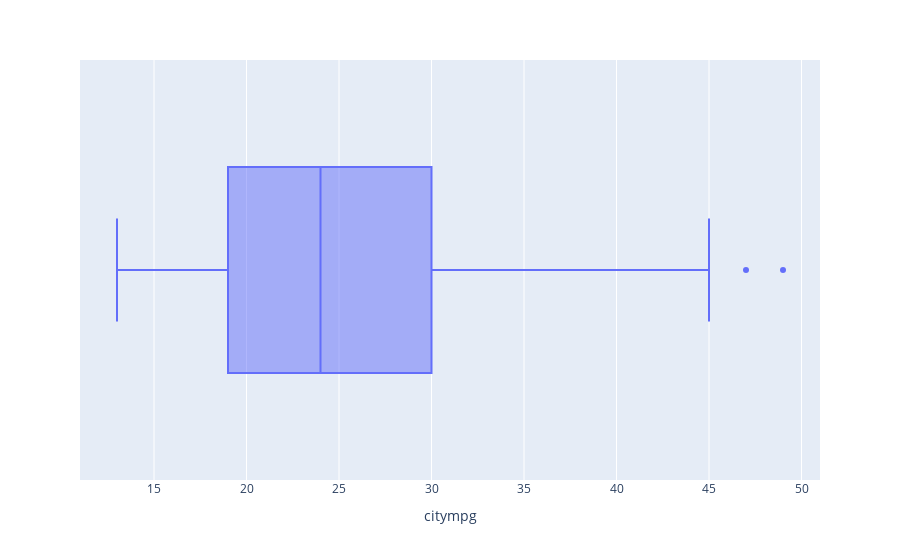
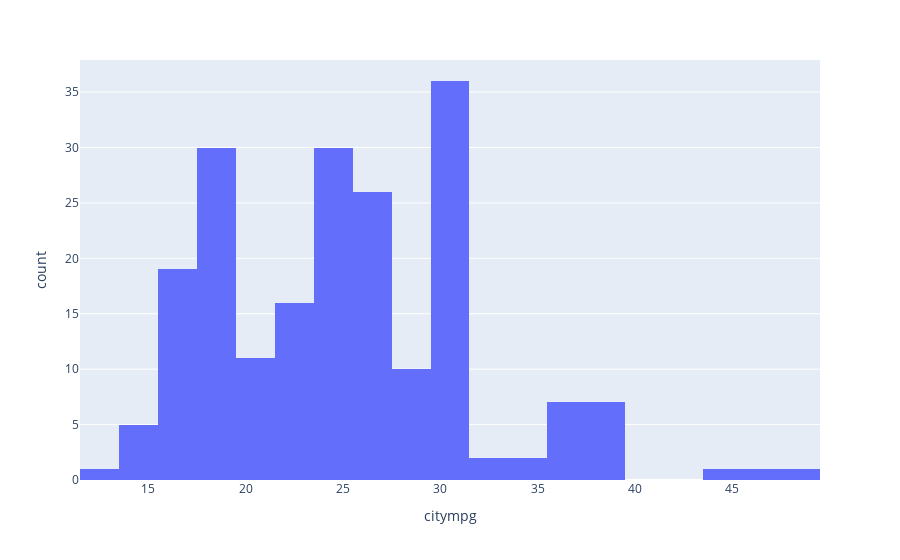

Notebook source saved alongside these figures, in order:
### Markdown cell above
#### Analyze **Target** Variables : **City MPG** & **Highway MPG**

### Code cell
# Create a copy of the data for analysis
data = raw_data.copy()

# Visualize the City MPG distribution with Boxplot and Histogram
fig1 =  px.box(data, x="citympg")
fig2 = px.histogram(data, x="citympg")
fig1.show()
fig2.show()

# Descriptive Statistics for City MPG
citympg_stats = pd.DataFrame(data["citympg"].describe())


# Print a title with Descriptive Statistics Table
print("---------------")
print("City MPG Stats")
print("---------------")
display(citympg_stats)

### Figure 1 — Plotly figure (JSON) as saved in the notebook; plotly's stock layout.template omitted (floating-point values rounded to 4 significant figures; data arrays with more than 128 entries replaced by an {"elided": "..."} marker saying what was removed)
{"data": [{"alignmentgroup": "True", "hovertemplate": "citympg=%{x}<extra></extra>", "legendgroup": "", "marker": {"color": "#636efa"}, "name": "", "notched": false, "offsetgroup": "", "orientation": "h", "showlegend": false, "type": "box", "x": {"elided": "205 int values"}, "x0": " ", "xaxis": "x", "y0": " ", "yaxis": "y"}], "layout": {"boxmode": "group", "legend": {"tracegroupgap": 0}, "margin": {"t": 60}, "xaxis": {"anchor": "y", "domain": [0, 1], "title": {"text": "citympg"}}, "yaxis": {"anchor": "x", "domain": [0, 1]}}}

### Figure 2 — Plotly figure (JSON) as saved in the notebook; plotly's stock layout.template omitted (floating-point values rounded to 4 significant figures; data arrays with more than 128 entries replaced by an {"elided": "..."} marker saying what was removed)
{"data": [{"alignmentgroup": "True", "bingroup": "x", "hovertemplate": "citympg=%{x}<br>count=%{y}<extra></extra>", "legendgroup": "", "marker": {"color": "#636efa", "pattern": {"shape": ""}}, "name": "", "offsetgroup": "", "orientation": "v", "showlegend": false, "type": "histogram", "x": {"elided": "205 int values"}, "xaxis": "x", "yaxis": "y"}], "layout": {"barmode": "relative", "legend": {"tracegroupgap": 0}, "margin": {"t": 60}, "xaxis": {"anchor": "y", "domain": [0, 1], "title": {"text": "citympg"}}, "yaxis": {"anchor": "x", "domain": [0, 1], "title": {"text": "count"}}}}
